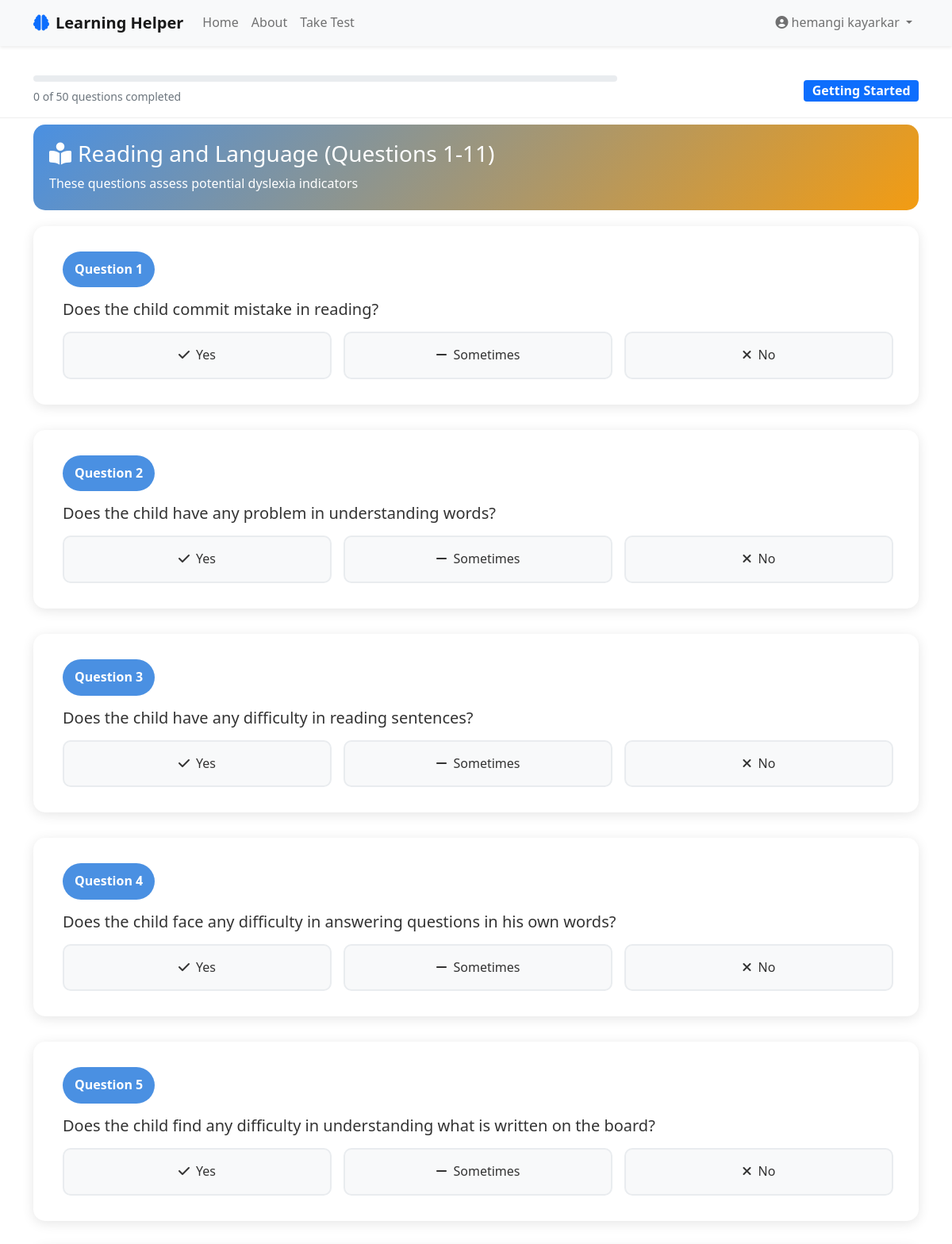
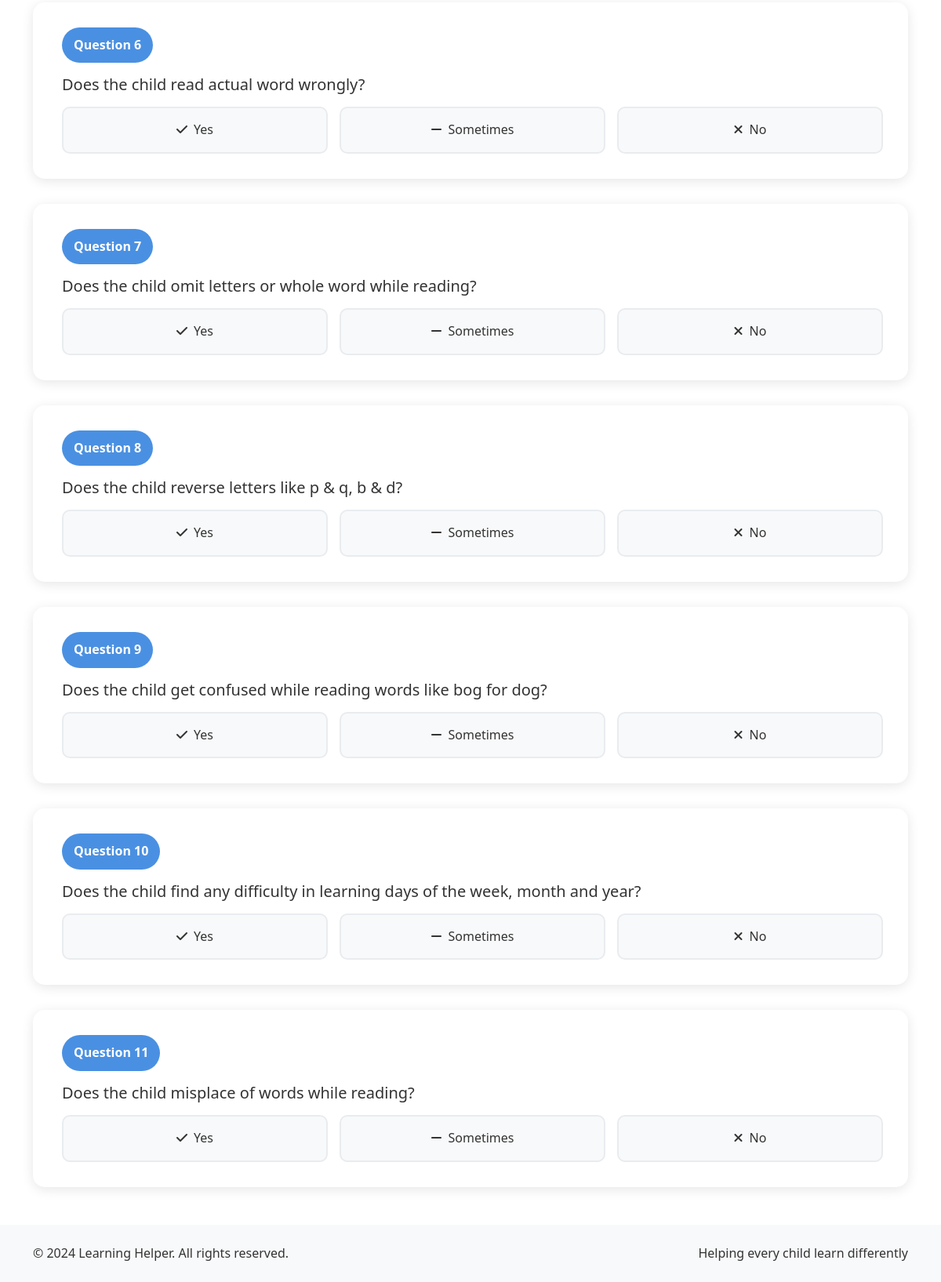
Screenshot of /test/questions/ (signed in) with the database file from the repository (2 pictures, top to bottom).
### main/models.py (models this page shows, shortened)
class TestQuestion(models.Model):
    CATEGORY_CHOICES = [
        ('dyslexia', 'Dyslexia'),
        ('dysgraphia', 'Dysgraphia'),
        ('dyscalculia', 'Dyscalculia'),
        ('psychological', 'Psychological Impact'),
    ]
    question_number = models.IntegerField(unique=True, validators=[MinValueValidator(1), MaxValueValidator(50)])
    question_text = models.TextField()
    category = models.CharField(max_length=15, choices=CATEGORY_CHOICES)
    class Meta:
        ordering = ['question_number']

### main/views.py (the view)
# urls.py: path('test/questions/', views.test_questions, name='test_questions'),
@login_required
def test_questions(request):
    child_id = request.session.get('child_id')
    if not child_id:
        messages.error(request, 'Please fill child information first.')
        return redirect('child_info')
    questions = TestQuestion.objects.all().order_by('question_number')
    if request.method == 'POST':
        form = TestAnswerForm(request.POST, questions=questions)
        if form.is_valid():
            child = get_object_or_404(Child, id=child_id)
            answers = {}
            for question in questions:
                field_name = f'question_{question.question_number}'
                answers[str(question.question_number)] = int(form.cleaned_data[field_name])
            test_result = TestResult.objects.create(
                user=request.user,
                child=child,
                answers=answers
            )
            request.session['test_result_id'] = test_result.id
            return redirect('test_results')
    else:
        form = TestAnswerForm(questions=questions)
    return render(request, 'main/test_questions.html', {
        'form': form,
        'questions': questions,
        'total_questions': questions.count()
    })

### templates/main/test_questions.html (shortened to what this page needs)
{% extends 'base.html' %}
{% load static %}
{% block content %}
<div class="question-progress">
    <div class="container">
        <div class="row align-items-center">
            <div class="col-md-8">
                <div class="progress-custom">
                </div>
                <small class="text-muted mt-2 d-block">
                    <span id="currentQuestion">0</span> of {{ total_questions }} questions completed
                </small>
            </div>
            <div class="col-md-4 text-md-end">
                <span class="badge bg-primary fs-6" id="sectionBadge">Getting Started</span>
            </div>
        </div>
    </div>
</div>
<div class="container mt-4 mb-5">
    <form method="post" id="assessmentForm">
        <div class="section-header" id="dyslexia-section">
            <h3><i class="fas fa-book-reader me-2"></i>Reading and Language (Questions 1-11)</h3>
            <p class="mb-0">These questions assess potential dyslexia indicators</p>
        </div>
        {% for question in questions %}
            {% if question.question_number <= 11 %}
                <div class="question-container question-card" data-question="{{ question.question_number }}" data-section="dyslexia">
                    <div class="question-number">Question {{ question.question_number }}</div>
                    <h5 class="mb-3">{{ question.question_text }}</h5>
                    <div class="answer-options">
                        <div class="answer-option">
                            <label for="q{{ question.question_number }}_yes">
                                <i class="fas fa-check me-2"></i>Yes
                            </label>
                        </div>
                        <div class="answer-option">
                            <label for="q{{ question.question_number }}_sometimes">
                                <i class="fas fa-minus me-2"></i>Sometimes
                            </label>
                        </div>
                        <div class="answer-option">
                            <label for="q{{ question.question_number }}_no">
                                <i class="fas fa-times me-2"></i>No
                            </label>
                        </div>
                    </div>
                </div>
            {% endif %}
        {% endfor %}
    </form>
</div>
{% endblock %}

### templates/base.html (shortened to what this page needs)
<!DOCTYPE html>
<html lang="en">
<head>
    <link href="https://cdn.jsdelivr.net/npm/bootstrap@5.1.3/dist/css/bootstrap.min.css" rel="stylesheet">
    <link rel="stylesheet" href="https://cdnjs.cloudflare.com/ajax/libs/font-awesome/6.7.2/css/all.min.css" />
    {% load static %}
    <link rel="stylesheet" href="{% static 'css/style.css' %}">
</head>
<body>
    <nav class="navbar navbar-expand-lg navbar-light bg-light shadow-sm">
        <div class="container">
            <a class="navbar-brand d-flex align-items-center" href="{% url 'home' %}">
                <div class="brand-icon me-2">
                    <i class="fas fa-brain text-primary"></i>
                </div>
                <span class="fw-bold">Learning Helper</span>
            </a>
            <div class="collapse navbar-collapse" id="navbarNav">
                <ul class="navbar-nav me-auto">
                    <li class="nav-item">
                        <a class="nav-link" href="{% url 'home' %}">Home</a>
                    </li>
                    <li class="nav-item">
                        <a class="nav-link" href="{% url 'about_ld' %}">About</a>
                    </li>
                    <li class="nav-item">
                        <a class="nav-link" href="{% url 'take_test' %}">Take Test</a>
                    </li>
                </ul>
                <ul class="navbar-nav">
                    {% if user.is_authenticated %}
                        <li class="nav-item dropdown">
                            <a class="nav-link dropdown-toggle" href="#" id="navbarDropdown" role="button" data-bs-toggle="dropdown">
                                <i class="fas fa-user-circle me-1"></i>{{ user.get_full_name|default:user.username }}
                            </a>
                        </li>
                    {% endif %}
                </ul>
            </div>
        </div>
    </nav>
    <main>
        {% block content %}{% endblock %}
    </main>
    <footer class="bg-light py-4 mt-5">
        <div class="container">
            <div class="row">
                <div class="col-md-6">
                    <p class="mb-0">&copy; 2024 Learning Helper. All rights reserved.</p>
                </div>
                <div class="col-md-6 text-md-end">
                    <p class="mb-0">Helping every child learn differently</p>
                </div>
            </div>
        </div>
    </footer>
</body>
</html>

### static/css/style.css (style rules this page uses)
:root { --primary-color: #4a90e2; --secondary-color: #f39c12; --success-color: #27ae60; --danger-color: #e74c3c; --warning-color: #f1c40f; --info-color: #3498db; --light-blue: #e8f4fd; --gradient-blue: linear-gradient(135deg, #667eea 0%, #764ba2 100%); --gradient-turquoise: linear-gradient(135deg, #00b4db 0%, #0083b0 100%); }
body { font-family: 'Segoe UI', Tahoma, Geneva, Verdana, sans-serif; line-height: 1.6; color: #333; }
.question-container { background: white; padding: 2rem; border-radius: 15px; margin-bottom: 2rem; border-left: 5px solid var(--primary-color); box-shadow: 0 3px 15px rgba(0,0,0,0.1); }
.question-number { background: var(--primary-color); color: white; padding: 10px 15px; border-radius: 25px; font-weight: 600; display: inline-block; margin-bottom: 1rem; }
.answer-options { display: flex; gap: 15px; flex-wrap: wrap; margin-top: 1rem; }
.answer-option { flex: 1; min-width: 120px; }
.answer-option label { display: block; padding: 15px 20px; background: #f8f9fa; border: 2px solid #e9ecef; border-radius: 10px; text-align: center; cursor: pointer; transition: all 0.3s ease; font-weight: 500; }
.progress-custom { height: 8px; border-radius: 10px; background: #e9ecef; overflow: hidden; }

### templates/main/test_questions.html (style rules this page uses)
.question-progress { position: sticky; top: 80px; z-index: 100; background: rgba(255, 255, 255, 0.95); backdrop-filter: blur(10px); padding: 15px 0; border-bottom: 1px solid #eee; }
.section-header { background: linear-gradient(135deg, var(--primary-color), var(--secondary-color)); color: white; padding: 20px; border-radius: 15px; margin: 30px 0 20px 0; }
.question-card { transition: all 0.3s ease; border-left: 5px solid transparent; }

### rows the page displays
TestQuestion: question_number "1", question_text "Does the child commit mistake in reading?"
TestQuestion: question_number "2", question_text "Does the child have any problem in understanding words?"
TestQuestion: question_number "3", question_text "Does the child have any difficulty in reading sentences?"
TestQuestion: question_number "4", question_text "Does the child face any difficulty in answering questions in his own words?"
TestQuestion: question_number "5", question_text "Does the child find any difficulty in understanding what is written on the board?"
TestQuestion: question_number "6", question_text "Does the child read actual word wrongly?"
TestQuestion: question_number "7", question_text "Does the child omit letters or whole word while reading?"
TestQuestion: question_number "8", question_text "Does the child reverse letters like p & q, b & d?"
TestQuestion: question_number "9", question_text "Does the child get confused while reading words like bog for dog?"
TestQuestion: question_number "10", question_text "Does the child find any difficulty in learning days of the week, month and year?"
TestQuestion: question_number "11", question_text "Does the child misplace of words while reading?"

### other values shown
{{ user.get_full_name|default:user.username }} "hemangi kayarkar"
{{ total_questions }} "50"
